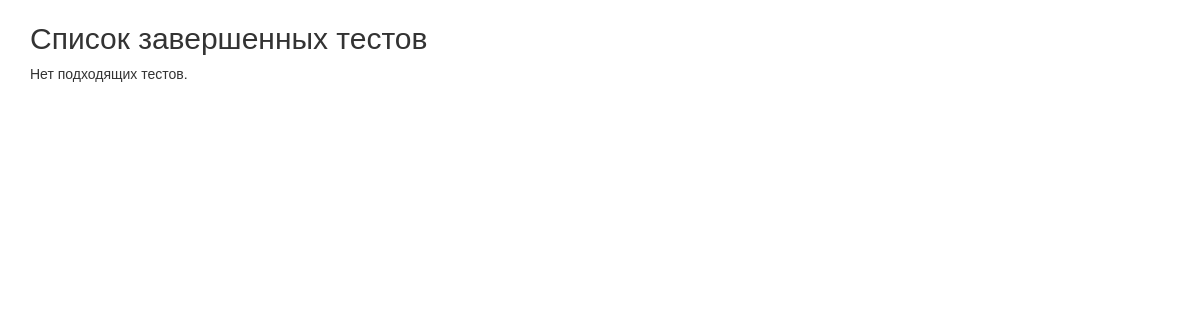
Page /quiz/marking/ (signed in) on the earlier database version.
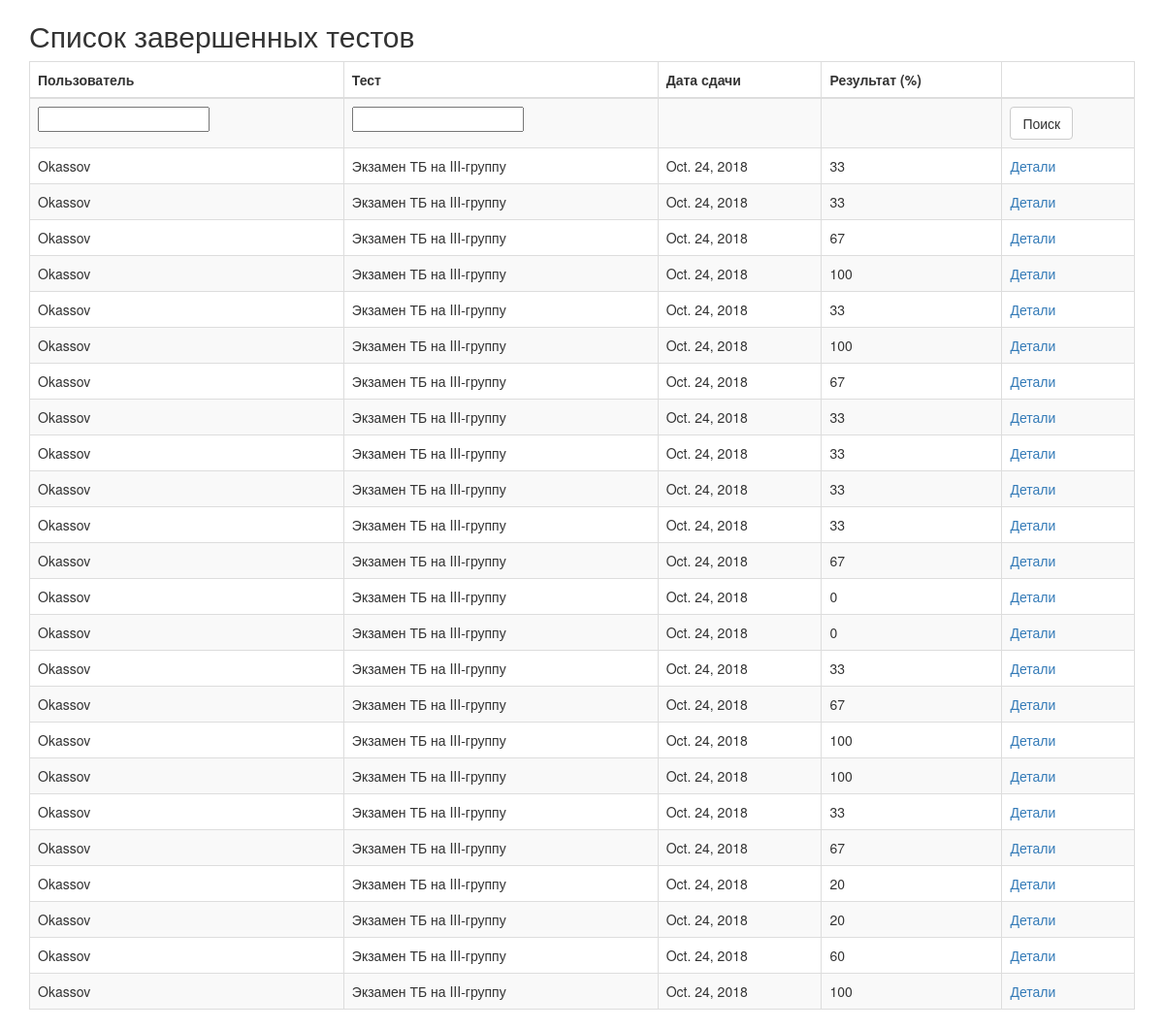
Same page on the later database version.
### quiz/models.py (models this page shows, shortened)
class Sitting(models.Model):
    user = models.ForeignKey(settings.AUTH_USER_MODEL, on_delete=models.CASCADE, verbose_name=("Пользователь"))
    quiz = models.ForeignKey(Quiz, on_delete=models.CASCADE, verbose_name=("Тест"))
    question_order = models.CharField(validators=[validate_comma_separated_integer_list],
        max_length=1024, verbose_name=("Список PKs вопросов в данном тесте"))
    question_list = models.CharField(validators=[validate_comma_separated_integer_list],
        max_length=1024, verbose_name=("Список PKs неотвеченных вопросов"))
    incorrect_questions = models.CharField(validators=[validate_comma_separated_integer_list],
        max_length=1024, blank=True, verbose_name=("Список PKs вопросов с неправильным ответом"))
    current_score = models.IntegerField(verbose_name=("Текущий результат"))
    complete = models.BooleanField(default=False, blank=False,
                                   verbose_name=("Завершен"))
    user_answers = models.TextField(blank=True, default='{}',
                                    verbose_name=("Ответы пользователя"))
    start = models.DateTimeField(auto_now_add=True,
                                 verbose_name=("Начало теста"))
    end = models.DateTimeField(null=True, blank=True, verbose_name=("Конец теста"))
    objects = SittingManager()
    class Meta:
        permissions = (("view_sittings", ("Can see completed exams.")),)
    def _question_ids(self):
        return [int(n) for n in self.question_order.split(',') if n]
    @property
    def get_percent_correct(self):
        dividend = float(self.current_score)
        divisor = len(self._question_ids())
        if divisor < 1:
            return 0            # prevent divide by zero error
        if dividend > divisor:
            return 100
        correct = int(round((dividend / divisor) * 100))
        if correct >= 1:
            return correct
        else:
            return 0

class Quiz(models.Model):
    title = models.CharField(
        verbose_name=("Название теста"),
        max_length=60, blank=False, help_text=("Введите название теста"))
    description = models.TextField(
        verbose_name=("Описание теста"),
        blank=True, help_text=("Введите описание теста"))
    url = models.SlugField(
        max_length=60, blank=False,
        help_text=("Читаемая url-ссылка для пользователя"),
        verbose_name=("user friendly url"))
    category = models.ForeignKey(
        Category, null=True, blank=True, on_delete=models.CASCADE,
        verbose_name=("Категория"))
    random_order = models.BooleanField(
        blank=False, default=True,
        verbose_name=("Случайная последовательность выдачи вопросов"),
        help_text=("Если да, показывает вопросы в случайной последовательности"))
    max_questions = models.PositiveIntegerField(
        blank=True, null=True, verbose_name=("Максимальное кол-во вопросов"),
        help_text=("Максимальное количество вопросов за одну попытку сдачи теста"))
    answers_at_end = models.BooleanField(
        blank=False, default=False,
        help_text=("Если да, после ответа пользователя на вопрос, будет показан правильный вариант"),
        verbose_name=("Правильный ответ в конце"))
    exam_paper = models.BooleanField(
        blank=False, default=False,
        help_text=("Если да, то результат каждой попытки"
                    " будет сохраняться. Необходимо для маркировки."),
        verbose_name=("Результат теста"))
    single_attempt = models.BooleanField(
        blank=False, default=False,
        help_text=("Если да, то будет разрешена только одна попытка сдачи теста."
                    " Незарегиситрированные пользователи не смогут сдать экзамен."),
        verbose_name=("Одна попытка?"))
    pass_mark = models.SmallIntegerField(
        blank=True, default=0,
        verbose_name=("Порог прохождения теста"),
        help_text=("Процент необходимый для сдачи теста"),
        validators=[MaxValueValidator(100)])
    success_text = models.TextField(
        blank=True, help_text=("Показывает введенный текст если пользователь сдал тест."),
        verbose_name=("Объявление в случае сдачи теста"))
    fail_text = models.TextField(
        verbose_name=("Объявление в случае провала теста"),
        blank=True, help_text=("Показывает введенный текст если пользователь провалил тест."))
    draft = models.BooleanField(
        blank=True, default=False,
        verbose_name=("В процессе разработки"),
        help_text=("Если да, то тест будет виден только админам."))
    class Meta:
        verbose_name = ("Тест")
        verbose_name_plural = ("Тесты")
    def __str__(self):
        return self.title

### quiz/views.py (the view)
class QuizMarkingList(QuizMarkerMixin, SittingFilterTitleMixin, ListView):
    model = Sitting
    def get_queryset(self):
        queryset = super(QuizMarkingList, self).get_queryset()\
                                               .filter(complete=True)
        user_filter = self.request.GET.get('user_filter')
        if user_filter:
            queryset = queryset.filter(user__username__icontains=user_filter)
        return queryset

### quiz/views.py (called while the page is built)
    @method_decorator(login_required)
    @method_decorator(permission_required('quiz.view_sittings'))
    def dispatch(self, *args, **kwargs):
        return super(QuizMarkerMixin, self).dispatch(*args, **kwargs)

    def get_queryset(self):
        queryset = super(SittingFilterTitleMixin, self).get_queryset()
        quiz_filter = self.request.GET.get('quiz_filter')
        if quiz_filter:
            queryset = queryset.filter(quiz__title__icontains=quiz_filter)
        return queryset

### quiz/templates/quiz/sitting_list.html (shortened to what this page needs)
{% extends 'base.html' %}
{% load i18n %}
{% block content %}
<h2>{% trans "Список завершенных тестов" %}</h2>
    {% if sitting_list %}
		<table class="table table-bordered table-striped">
		  <thead>
			<tr>
			  <th>{% trans "Пользователь" %}</th>
			  <th>{% trans "Тест" %}</th>
			  <th>{% trans "Дата сдачи" %}</th>
			  <th>{% trans "Результат" %} (%)</th>
			  <th></th>
			</tr>
		  </thead>
		  <tbody>
			<tr>
			  <form action="" method="GET">
				<td><input type="text" name="user_filter" /></td>
				<td><input type="text" name="quiz_filter" /></td>
				<td></td>
				<td></td>
				<td><button type="submit" class="btn btn-default">{% trans "Поиск" %}</button></td>
			  </form>
			</tr>
        {% for sitting in sitting_list %}
			<tr>
			  <td>{{ sitting.user }}</td>
			  <td>{{ sitting.quiz }}</td>
			  <td>{{ sitting.end|date }}</td>
			  <td>{{ sitting.get_percent_correct }}</td>
			  <td>
				<a href="{% url 'quiz_marking_detail' pk=sitting.id %}">
				  {% trans "Детали" %}
				</a>
			</tr>
        {% endfor %}
		  </tbody>
		</table>
    {% else %}
        <p>{% trans "Нет подходящих тестов" %}.</p>
    {% endif %}
{% endblock %}

Differences in the rows shown:
added Sitting: user "Okassov", quiz "Экзамен ТБ на III-группу", end "Oct. 24, 2018", get_percent_correct "33"
added Sitting: user "Okassov", quiz "Экзамен ТБ на III-группу", end "Oct. 24, 2018", get_percent_correct "33"
added Sitting: user "Okassov", quiz "Экзамен ТБ на III-группу", end "Oct. 24, 2018", get_percent_correct "67"
added Sitting: user "Okassov", quiz "Экзамен ТБ на III-группу", end "Oct. 24, 2018", get_percent_correct "100"
added Sitting: user "Okassov", quiz "Экзамен ТБ на III-группу", end "Oct. 24, 2018", get_percent_correct "33"
added Sitting: user "Okassov", quiz "Экзамен ТБ на III-группу", end "Oct. 24, 2018", get_percent_correct "100"
added Sitting: user "Okassov", quiz "Экзамен ТБ на III-группу", end "Oct. 24, 2018", get_percent_correct "67"
added Sitting: user "Okassov", quiz "Экзамен ТБ на III-группу", end "Oct. 24, 2018", get_percent_correct "33"
added Sitting: user "Okassov", quiz "Экзамен ТБ на III-группу", end "Oct. 24, 2018", get_percent_correct "33"
added Sitting: user "Okassov", quiz "Экзамен ТБ на III-группу", end "Oct. 24, 2018", get_percent_correct "33"
added Sitting: user "Okassov", quiz "Экзамен ТБ на III-группу", end "Oct. 24, 2018", get_percent_correct "33"
added Sitting: user "Okassov", quiz "Экзамен ТБ на III-группу", end "Oct. 24, 2018", get_percent_correct "67"
added Sitting: user "Okassov", quiz "Экзамен ТБ на III-группу", end "Oct. 24, 2018", get_percent_correct "0"
added Sitting: user "Okassov", quiz "Экзамен ТБ на III-группу", end "Oct. 24, 2018", get_percent_correct "0"
added Sitting: user "Okassov", quiz "Экзамен ТБ на III-группу", end "Oct. 24, 2018", get_percent_correct "33"
added Sitting: user "Okassov", quiz "Экзамен ТБ на III-группу", end "Oct. 24, 2018", get_percent_correct "67"
added Sitting: user "Okassov", quiz "Экзамен ТБ на III-группу", end "Oct. 24, 2018", get_percent_correct "100"
added Sitting: user "Okassov", quiz "Экзамен ТБ на III-группу", end "Oct. 24, 2018", get_percent_correct "100"
added Sitting: user "Okassov", quiz "Экзамен ТБ на III-группу", end "Oct. 24, 2018", get_percent_correct "33"
added Sitting: user "Okassov", quiz "Экзамен ТБ на III-группу", end "Oct. 24, 2018", get_percent_correct "67"
added Sitting: user "Okassov", quiz "Экзамен ТБ на III-группу", end "Oct. 24, 2018", get_percent_correct "20"
added Sitting: user "Okassov", quiz "Экзамен ТБ на III-группу", end "Oct. 24, 2018", get_percent_correct "20"
added Sitting: user "Okassov", quiz "Экзамен ТБ на III-группу", end "Oct. 24, 2018", get_percent_correct "60"
added Sitting: user "Okassov", quiz "Экзамен ТБ на III-группу", end "Oct. 24, 2018", get_percent_correct "100"
Other differences:
text no longer shown: "Нет подходящих тестов ."
text now shown: "Пользователь Тест Дата сдачи Результат (%) Поиск"
